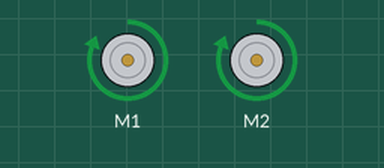
Recording of a program running on a simulated Raspberry Pi (BCM pin numbers). Shown: 2 × DC motor (green arrow = forward, orange = backward, longer = faster). Motors are numbered in the order the program creates them (left before right in a Robot).

Above: at 2.5 s.
At 5.5 s:
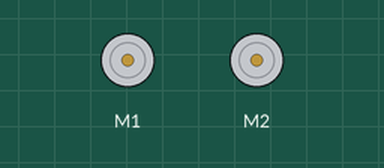
At 8.5 s:
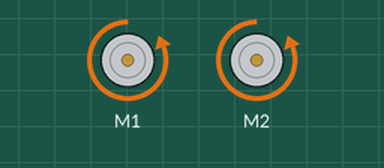
Timing chart, 0 to 15.6 s (numbered marks = the images above):
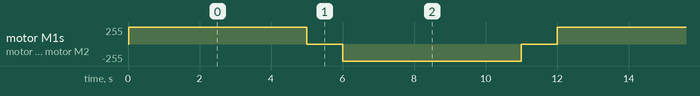

The program:

motorDC.py
```python
from gpiozero import Motor
from time import sleep

motorA = Motor(forward=23, backward=24)
motorB = Motor(forward=27, backward=22)
while True:
    motorA.forward()
    motorB.forward()
    sleep(5)
    motorA.stop()
    motorB.stop()
    sleep(1)
    motorA.backward()
    motorB.backward()
    sleep(5)
    motorA.stop()
    motorB.stop()
    sleep(1)
```

Measured:
- by itself, motor M1, motor M2: repeats every 12.0 s: stopped 1.0 s, backward 255/255 5.0 s, stopped 1.0 s, forward 255/255 5.0 s
